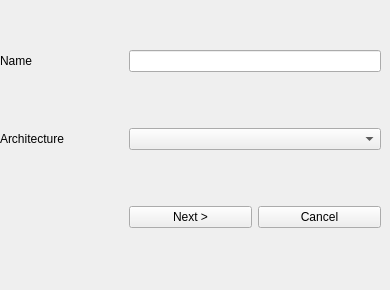
   <widget class="QWidget" name="page">
    <widget class="QWidget" name="gridLayoutWidget">
     <property name="geometry">
      <rect>
       <x>0</x>
       <y>0</y>
       <width>381</width>
       <height>281</height>
      </rect>
     </property>
     <layout class="QGridLayout" name="gridLayout">
      <item row="1" column="0">
       <widget class="QLabel" name="lbl_arch">
        <property name="text">
         <string>Architecture</string>
        </property>
       </widget>
      </item>
      <item row="0" column="0">
       <widget class="QLabel" name="lbl_vmname">
        <property name="text">
         <string>Name</string>
        </property>
       </widget>
      </item>
      <item row="2" column="2">
       <widget class="QPushButton" name="btn_cancel1">
        <property name="text">
         <string>Cancel</string>
        </property>
       </widget>
      </item>
      <item row="2" column="1">
       <widget class="QPushButton" name="btn_next1">
        <property name="text">
         <string>Next &gt;</string>
        </property>
       </widget>
      </item>
      <item row="1" column="1" colspan="2">
       <widget class="QComboBox" name="cb_arch">
        <property name="placeholderText">
         <string>Please choose an architecture</string>
        </property>
        <item>
         <property name="text">
          <string>i386</string>
         </property>
        </item>
        <item>
         <property name="text">
          <string>x86_64</string>
         </property>
        </item>
        <item>
         <property name="text">
          <string>mips64el</string>
         </property>
        </item>
        <item>
         <property name="text">
          <string>mipsel</string>
         </property>
        </item>
        <item>
         <property name="text">
          <string>ppc</string>
         </property>
        </item>
        <item>
         <property name="text">
          <string>ppc64</string>
         </property>
        </item>
        <item>
         <property name="text">
          <string>aarch64</string>
         </property>
        </item>
        <item>
         <property name="text">
          <string>arm</string>
         </property>
        </item>
        <item>
         <property name="text">
          <string>sparc</string>
         </property>
        </item>
        <item>
         <property name="text">
          <string>sparc64</string>
         </property>
        </item>
        <item>
         <property name="text">
          <string>alpha</string>
         </property>
        </item>
       </widget>
      </item>
      <item row="0" column="1" colspan="2">
       <widget class="QLineEdit" name="le_vmname"/>
      </item>
     </layout>
    </widget>
   </widget>
